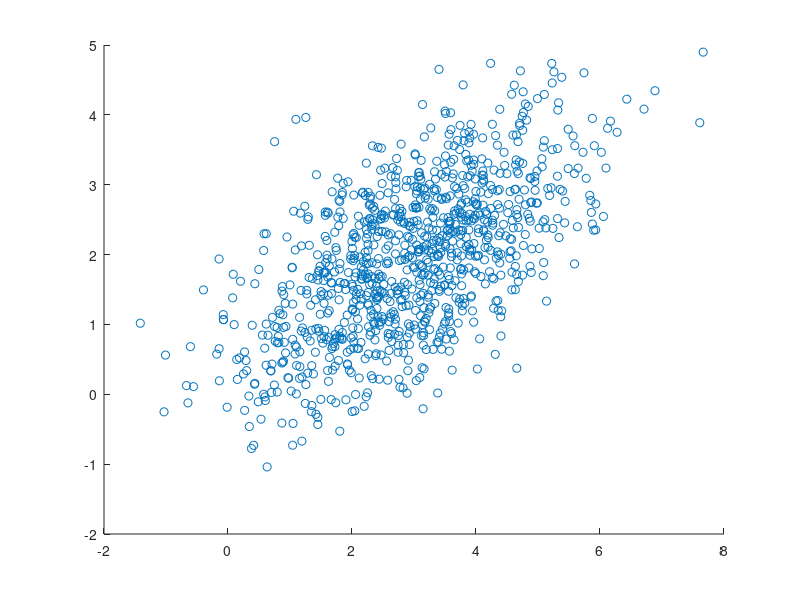
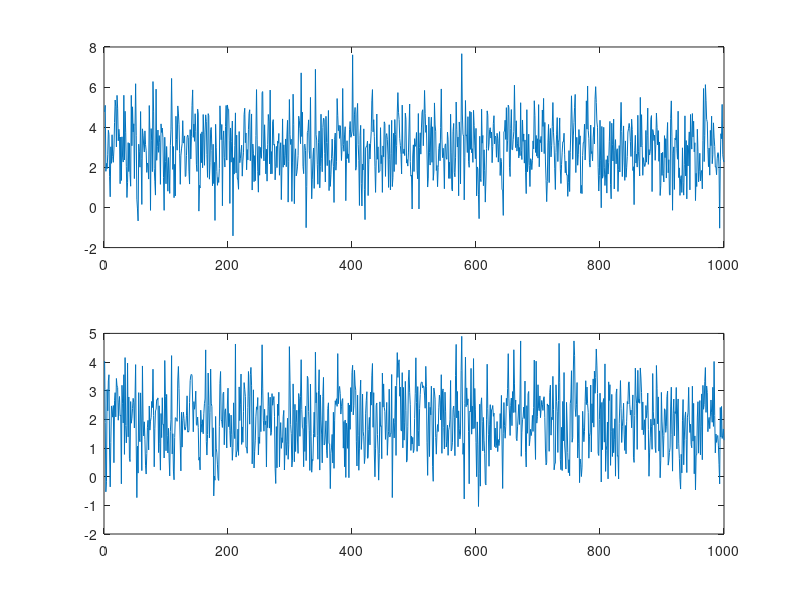
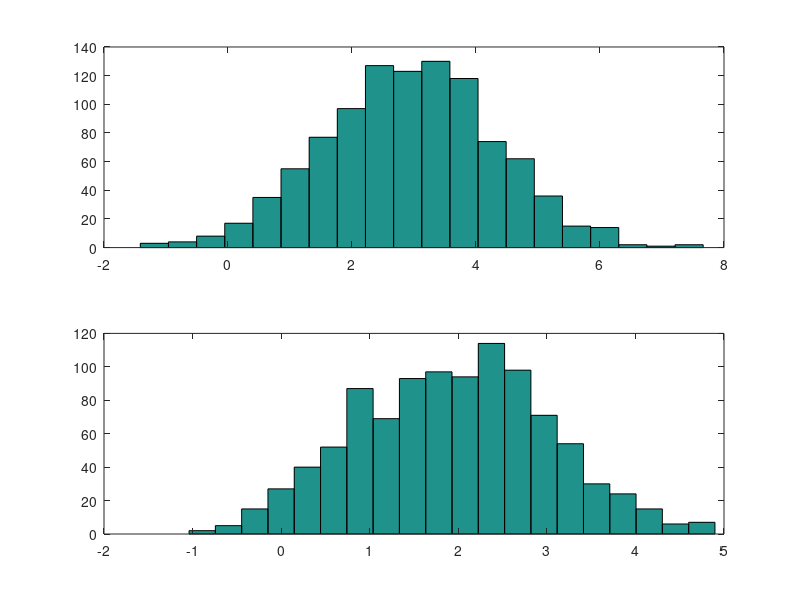

The MATLAB source for these figures, in order:
% Parameters
mus = [3 ; 2];
sigmas = [1.5 0.6 ; 0.6 1];
rho = sigmas(2)/(sqrt(sigmas(1)) * sqrt(sigmas(4)));

sigma1 = 1.5;
sigma2 = 1;
n = 1000;
xgibbs = zeros(n,2);							
y = [3;2];				% This is the mean.
sig = sqrt(1-rho^2);								
% Initial point.
xgibbs(1,:) = [mus(1) + sigma1*randn(1), mus(2) + sigma2*randn(1)];
% Start the chain.
for i = 2:n
   mu = y(1) + rho*(xgibbs(i-1,2)-y(2));
   xgibbs(i,1) = mu + sigma1*sig*randn(1); 
   mu = y(2) + rho*(xgibbs(i,1) - y(1));
   xgibbs(i,2) = mu + sigma2*sig*randn(1);
end

MCx = xgibbs(:,1);
MCy = xgibbs(:,2);

figure(1)
scatter(MCx,MCy)
 
figure(2)
subplot(211)
plot(MCx)
subplot(212)
plot(MCy)

figure(3)
subplot(211)
hist(MCx, 20);
subplot(212)
hist(MCy, 20);

mean([MCx MCy])
std([MCx MCy])
kurtosis([MCx MCy])



% nn = length(MCx);
%  
% h = 1;
% t0 = min(MCx)-0.5;
% tm = max(MCx)+0.5;
% bins = t0:h:tm;
% vk = histc(MCx,bins);
% vk(end) = [];
% fhat = vk/(nn*h);
%  
% tm = max(bins);
% bc = (t0+h/2):h:(tm-h/2);
% bar(bc,fhat,1,'w')
%  
% % Get the marginal by evaluating the conditional.
% % Use MATLAB's Statistics Toolbox.
% % Find the P(X=x|Y's)
% fxhat = zeros(1,17);
% x1=0:1:16;
% fxhat = binopdf(x1,n,mean(MCy));
%  
% y1=0:0.01:1;
% fyhat=betapdf(y1,mean(MCx)+a,n-mean(MCx)+b);
%  
%  
%  
% subplot(122)
% MCy=y(m+1:k)
% nn = length(MCy);
%  
% h = .1;
% t0 = min(MCy)-0.5;
% tm = max(MCy)+0.5;
% bins = t0:h:tm;
% vk = histc(MCy,bins);
% vk(end) = [];
% fhat = vk/(nn*h);
%  
% tm = max(bins);
% bc = (t0+h/2):h:(tm-h/2);
% bar(bc,fhat,1,'w')
%  
% 
